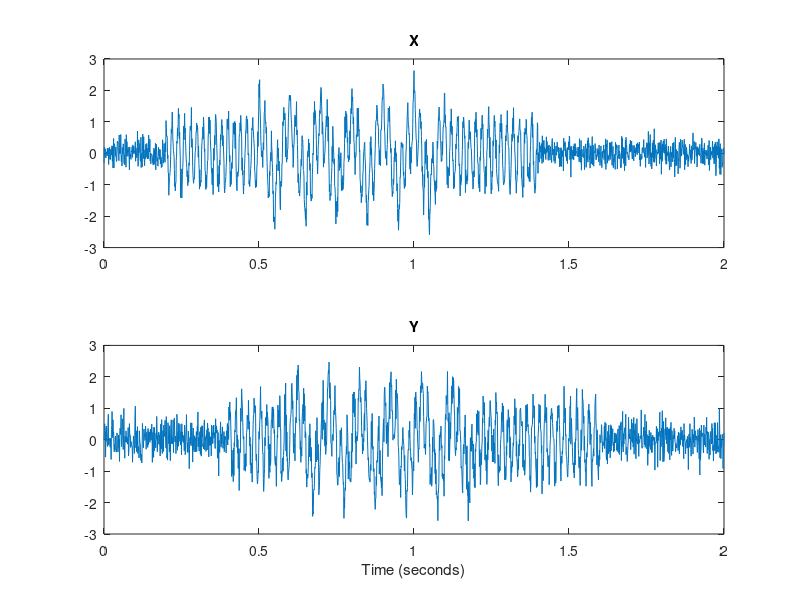

This chart was generated by the following MATLAB code: (Note: this script raises an error after producing the figure.)
%% Cross - wavelet transform working example

% Make sample data

clc
clear

rng default;
t = 0:0.001:2;
x = cos(2*pi*10*t).*(t>=0.5 & t<1.1)+ ...
cos(2*pi*50*t).*(t>= 0.2 & t< 1.4)+0.25*randn(size(t));
y = sin(2*pi*10*t).*(t>=0.6 & t<1.2)+...
sin(2*pi*50*t).*(t>= 0.4 & t<1.6)+ 0.35*randn(size(t));
subplot(2,1,1)
plot(t,x)
title('X')
subplot(2,1,2)
plot(t,y)
title('Y')
xlabel('Time (seconds)')

%% Plot cross-wavelet transform

[wcoh,~,period,coi] = wcoherence(x,y,seconds(0.001));
figure
period = seconds(period);
coi = seconds(coi);
h = pcolor(t,log2(period),wcoh);
h.EdgeColor = 'none';
ax = gca;
ytick=round(pow2(ax.YTick),3);
ax.YTickLabel=ytick;
ax.XLabel.String='Time';
ax.YLabel.String='Period';
ax.Title.String = 'Wavelet Coherence';
hcol = colorbar;
hcol.Label.String = 'Magnitude-Squared Coherence';
hold on;
plot(ax,t,log2(coi),'w--','linewidth',2)
%% Different arguments for plotting cross-wavelet transform

wcoherence(x,y,seconds(0.001)); % 0.001 is sampling interval
wcoherence(x,y,1000)            % 1000 is sampling frequency
wcoherence(x,y)
wcoherence(x,y,'NumScalesToSmooth',18)
